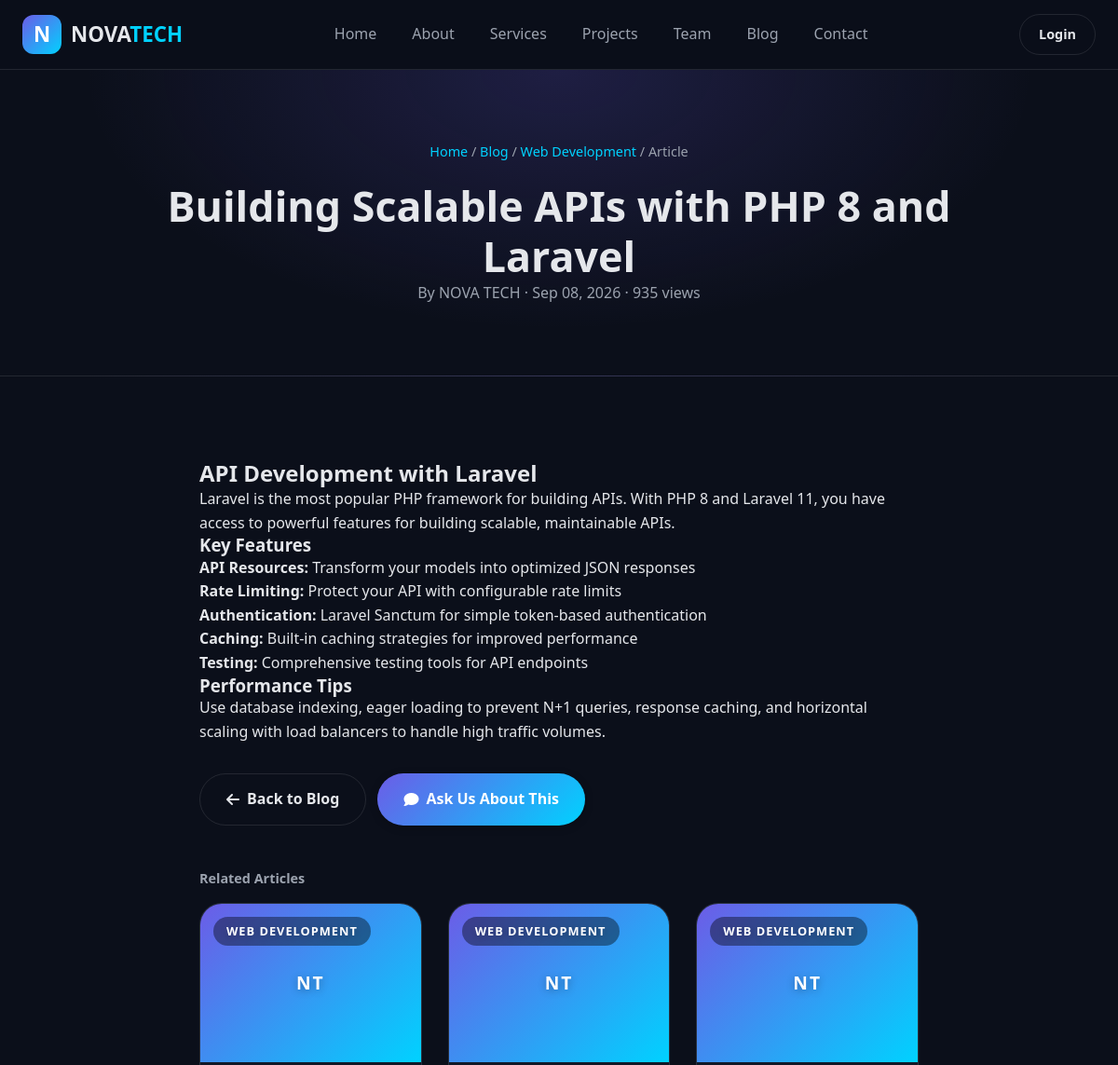
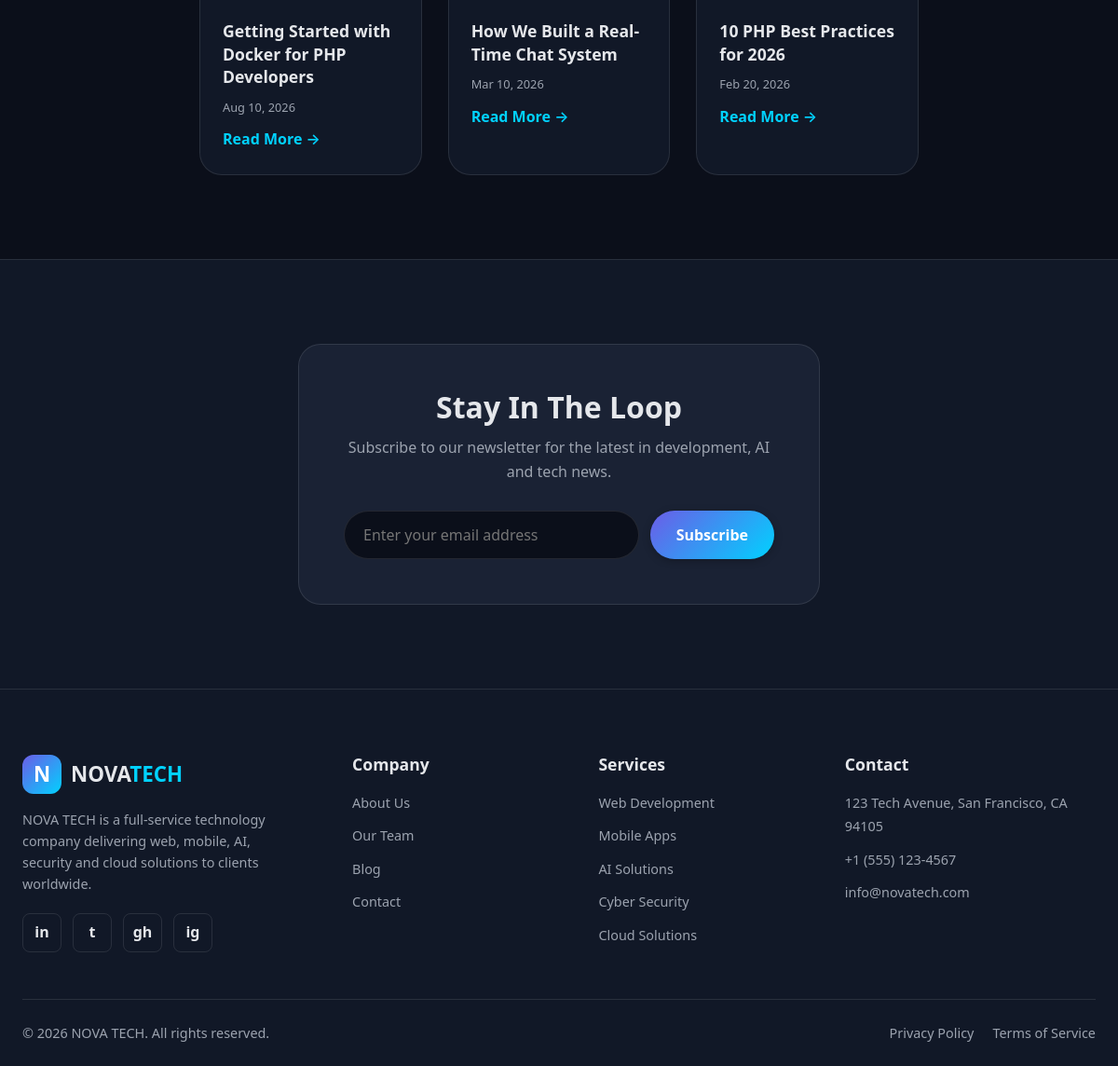
Screenshot of /post.php?slug=building-scalable-apis-php-laravel with the database file from the repository (2 pictures, top to bottom).
### tables this page shows
CREATE TABLE IF NOT EXISTS blog_posts (
    id INT AUTO_INCREMENT PRIMARY KEY,
    title VARCHAR(300) NOT NULL,
    slug VARCHAR(350) NOT NULL UNIQUE,
    excerpt TEXT,
    content LONGTEXT NOT NULL,
    image VARCHAR(500) DEFAULT NULL,
    category_id INT DEFAULT NULL,
    author_id INT DEFAULT NULL,
    is_published TINYINT(1) DEFAULT 1,
    views INT DEFAULT 0,
    created_at TIMESTAMP DEFAULT CURRENT_TIMESTAMP,
    updated_at TIMESTAMP DEFAULT CURRENT_TIMESTAMP ON UPDATE CURRENT_TIMESTAMP,
    FOREIGN KEY (category_id) REFERENCES categories(id) ON DELETE SET NULL,
    FOREIGN KEY (author_id) REFERENCES users(id) ON DELETE SET NULL,
    INDEX idx_slug (slug),
    INDEX idx_published (is_published),
    INDEX idx_category (category_id)
);

CREATE TABLE IF NOT EXISTS categories (
    id INT AUTO_INCREMENT PRIMARY KEY,
    name VARCHAR(100) NOT NULL UNIQUE,
    slug VARCHAR(120) NOT NULL UNIQUE,
    description TEXT,
    created_at TIMESTAMP DEFAULT CURRENT_TIMESTAMP,
    INDEX idx_slug (slug)
);

CREATE TABLE IF NOT EXISTS settings (
    id INT AUTO_INCREMENT PRIMARY KEY,
    setting_key VARCHAR(100) NOT NULL UNIQUE,
    setting_value TEXT,
    created_at TIMESTAMP DEFAULT CURRENT_TIMESTAMP,
    updated_at TIMESTAMP DEFAULT CURRENT_TIMESTAMP ON UPDATE CURRENT_TIMESTAMP,
    INDEX idx_key (setting_key)
);

### includes/functions.php (called while the page is built, shortened)
<?php
function sanitize($input) {
    return htmlspecialchars(trim($input), ENT_QUOTES, 'UTF-8');
}
function base_url($path = '') {
    $base = SITE_URL;
    if (!empty($path)) {
        $base .= '/' . ltrim($path, '/');
    }
    return $base;
}
function fetch_one($pdo, $sql, $params = []) {
    $stmt = $pdo->prepare($sql);
    $stmt->execute($params);
    return $stmt->fetch();
}
function fetch_all($pdo, $sql, $params = []) {
    $stmt = $pdo->prepare($sql);
    $stmt->execute($params);
    return $stmt->fetchAll();
}
function get_setting($pdo, $key, $default = '') {
    $result = fetch_one($pdo, "SELECT setting_value FROM settings WHERE setting_key = ?", [$key]);
    return $result ? $result['setting_value'] : $default;
}
function format_date($date, $format = 'M d, Y') {
    return date($format, strtotime($date));
}

### post.php (the view, shortened to what this page needs)
<?php
require_once __DIR__ . '/config/database.php';
require_once __DIR__ . '/includes/functions.php';
$slug = trim($_GET['slug'] ?? '');
$post = fetch_one($pdo, "
    SELECT bp.*, c.name as category_name, c.slug as category_slug, u.full_name as author_name
    FROM blog_posts bp
    LEFT JOIN categories c ON bp.category_id = c.id
    LEFT JOIN users u ON bp.author_id = u.id
    WHERE bp.slug = ? AND bp.is_published = 1
", [$slug]);
$post['views']++;
$related = fetch_all($pdo, "
    SELECT id, title, slug, image, created_at
    FROM blog_posts
    WHERE category_id = ? AND id != ? AND is_published = 1
    ORDER BY created_at DESC
    LIMIT 3
", [$post['category_id'], $post['id']]);
include __DIR__ . '/includes/header.php';
?>
<section class="page-hero page-hero--article">
    <div class="container">
        <div class="breadcrumb">
            <a href="<?= base_url('index.php') ?>">Home</a> /
            <a href="<?= base_url('blog.php') ?>">Blog</a> /
            <?php if ($post['category_slug']): ?><a href="<?= base_url('blog.php?category=' . urlencode($post['category_slug'])) ?>"><?= sanitize($post['category_name']) ?></a> /<?php endif; ?>
            <span>Article</span>
        </div>
        <h1 class="page-hero__title" style="max-width:900px;margin:20px auto 0;"><?= sanitize($post['title']) ?></h1>
        <p class="page-hero__desc">
            By <?= sanitize($post['author_name'] ?? 'NOVA TECH') ?> &middot;
            <?= format_date($post['created_at'], 'M d, Y') ?> &middot;
            <?= (int)$post['views'] ?> views
        </p>
    </div>
</section>
<section class="section-pad">
    <div class="container" style="max-width:820px;">
        <article class="article-body">
            <?php
            echo preg_replace(
                ['/<script\b[^>]*>(.*?)<\/script>/is', '/on\w+\s*=/i', '/javascript\s*:/i'],
                ['', '', ''],
                $post['content']
            );
            ?>
        </article>
        <div style="display:flex;gap:12px;margin-top:32px;flex-wrap:wrap;">
            <a href="<?= base_url('blog.php') ?>" class="btn btn--ghost"><i class="fas fa-arrow-left"></i> Back to Blog</a>
            <a href="<?= base_url('contact.php') ?>" class="btn btn--primary"><i class="fas fa-comment"></i> Ask Us About This</a>
        </div>
        <?php if (!empty($related)): ?>
            <div style="margin-top:48px;">
                <h2 class="services-count" style="margin-bottom:18px;">Related Articles</h2>
                <div class="blog__grid">
                    <?php foreach ($related as $rel): ?>
                        <article class="blog-card card-enter">
                            <a href="<?= base_url('post.php?slug=' . urlencode($rel['slug'])) ?>" class="blog-card__image">NT<span class="blog-card__category"><?= sanitize($post['category_name'] ?? '') ?></span></a>
                            <div class="blog-card__body">
                                <h3 class="blog-card__title"><a href="<?= base_url('post.php?slug=' . urlencode($rel['slug'])) ?>"><?= sanitize($rel['title']) ?></a></h3>
                                <div class="blog-card__meta"><span><?= format_date($rel['created_at']) ?></span></div>
                                <a class="blog-card__btn" href="<?= base_url('post.php?slug=' . urlencode($rel['slug'])) ?>">Read More &rarr;</a>
                            </div>
                        </article>
                    <?php endforeach; ?>
                </div>
            </div>
        <?php endif; ?>
    </div>
</section>
<?php include __DIR__ . '/includes/footer.php'; ?>

### includes/footer.php (shortened to what this page needs)
<section class="newsletter section-pad" id="newsletter">
    <div class="container">
        <div class="newsletter__box">
            <h2 class="newsletter__title">Stay In The Loop</h2>
            <p class="newsletter__desc">
                Subscribe to our newsletter for the latest in development, AI and tech news.
            </p>
            <form class="newsletter__form" id="newsletter-form" novalidate>
                <input type="email" class="newsletter__input" id="newsletter-email" name="email" placeholder="Enter your email address" aria-label="Email address">
                <button type="submit" class="btn btn--primary">Subscribe</button>
            </form>
        </div>
    </div>
</section>
<footer class="footer" id="footer">
    <div class="container">
        <div class="footer__grid">
            <div class="footer__col footer__col--brand">
                <a href="<?= base_url('index.php') ?>" class="navbar__logo footer__logo">
                    <span class="navbar__logo-icon" aria-hidden="true">N</span>
                    <span class="navbar__logo-text">NOVA<span>TECH</span></span>
                </a>
                <p class="footer__about">
                    NOVA TECH is a full-service technology company delivering web, mobile,
                    AI, security and cloud solutions to clients worldwide.
                </p>
                <div class="footer__social" aria-label="Social media links">
                    <a href="#" class="footer__social-link" aria-label="LinkedIn">in</a>
                    <a href="#" class="footer__social-link" aria-label="Twitter">t</a>
                    <a href="#" class="footer__social-link" aria-label="GitHub">gh</a>
                    <a href="#" class="footer__social-link" aria-label="Instagram">ig</a>
                </div>
            </div>
            <div class="footer__col">
                <h4 class="footer__title">Company</h4>
                <ul class="footer__links">
                    <li><a href="<?= base_url('about.php') ?>">About Us</a></li>
                    <li><a href="<?= base_url('team.php') ?>">Our Team</a></li>
                    <li><a href="<?= base_url('blog.php') ?>">Blog</a></li>
                    <li><a href="<?= base_url('contact.php') ?>">Contact</a></li>
                </ul>
            </div>
            <div class="footer__col">
                <h4 class="footer__title">Services</h4>
                <ul class="footer__links">
                    <li><a href="<?= base_url('services.php') ?>">Web Development</a></li>
                    <li><a href="<?= base_url('services.php') ?>">Mobile Apps</a></li>
                    <li><a href="<?= base_url('services.php') ?>">AI Solutions</a></li>
                    <li><a href="<?= base_url('services.php') ?>">Cyber Security</a></li>
                    <li><a href="<?= base_url('services.php') ?>">Cloud Solutions</a></li>
                </ul>
            </div>
            <div class="footer__col">
                <h4 class="footer__title">Contact</h4>
                <ul class="footer__links footer__links--contact">
                    <li><span><?= sanitize(get_setting($pdo, 'site_address', '123 Tech Avenue, San Francisco, CA')) ?></span></li>
                    <li><a href="tel:+15551234567"><?= sanitize(get_setting($pdo, 'site_phone', '+1 (555) 123-4567')) ?></a></li>
                    <li><a href="mailto:hello@novatech.com"><?= sanitize(get_setting($pdo, 'site_email', 'hello@novatech.com')) ?></a></li>
                </ul>
            </div>
        </div>
        <div class="footer__bottom">
            <p>&copy; <?= date('Y') ?> NOVA TECH. All rights reserved.</p>
            <div class="footer__bottom-links">
                <a href="#">Privacy Policy</a>
                <a href="#">Terms of Service</a>
            </div>
        </div>
    </div>
</footer>
</body>
</html>

### css/animations.css (style rules this page uses)
.btn { position: relative; overflow: hidden; }
.btn::after { content: ""; position: absolute; top: 0; left: -100%; width: 60%; height: 100%; background: linear-gradient(90deg, transparent, rgba(255, 255, 255, 0.25), transparent); transform: skewX(-20deg); transition: left 0.5s ease; }
.card-enter { animation: fadeUp 0.5s ease both; }

### rows the page displays
blog_posts: category.name "Web Development", title "Building Scalable APIs with PHP 8 and Laravel", created_at "Sep 08, 2026", content "API Development with Laravel Laravel is the most popular PHP framework for building APIs. With PHP 8 and Laravel 11, you have access to powerful features for building scalable, maintainable APIs. Key Features API Resources: Transform your models into optimized JSON responses Rate Limiting: Protect your API with configurable rate limits Authentication: Laravel Sanctum for simple token-based authentication Caching: Built-in caching strategies for improved performance Testing: Comprehensive testing tools for API endpoints Performance Tips Use database indexing, eager loading to prevent N+1 queries, response caching, and horizontal scaling with load balancers to handle high traffic volumes."
blog_posts: category.name "WEB DEVELOPMENT", title "Getting Started with Docker for PHP Developers", created_at "Aug 10, 2026"
blog_posts: category.name "WEB DEVELOPMENT", title "How We Built a Real-Time Chat System", created_at "Mar 10, 2026"
blog_posts: category.name "WEB DEVELOPMENT", title "10 PHP Best Practices for 2026", created_at "Feb 20, 2026"
settings: setting_value "123 Tech Avenue, San Francisco, CA 94105"
settings: setting_value "+1 (555) 123-4567"
settings: setting_value "info@novatech.com"

### other values shown
$post['author_name'] "NOVA TECH"
$post['views'] "935"
